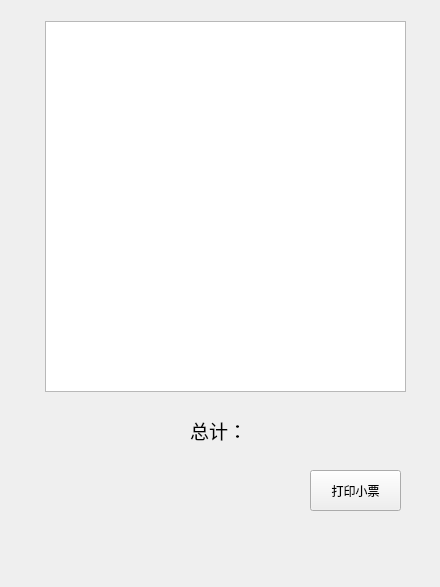
<?xml version="1.0" encoding="UTF-8"?>
<ui version="4.0">
 <class>bill</class>
 <widget class="QMainWindow" name="bill">
  <property name="geometry">
   <rect>
    <x>0</x>
    <y>0</y>
    <width>440</width>
    <height>587</height>
   </rect>
  </property>
  <property name="windowTitle">
   <string>MainWindow</string>
  </property>
  <property name="styleSheet">
   <string notr="true">border-bottom-color: qradialgradient(spread:repeat, cx:0.5, cy:0.5, radius:0.077, fx:0.5, fy:0.5, stop:0 rgba(0, 169, 255, 147), stop:0.497326 rgba(0, 0, 0, 147), stop:1 rgba(0, 169, 255, 147));</string>
  </property>
  <widget class="QWidget" name="centralwidget">
   <widget class="QPushButton" name="return_Btn">
    <property name="geometry">
     <rect>
      <x>310</x>
      <y>470</y>
      <width>91</width>
      <height>41</height>
     </rect>
    </property>
    <property name="text">
     <string>打印小票</string>
    </property>
   </widget>
   <widget class="QListWidget" name="listWidget">
    <property name="geometry">
     <rect>
      <x>45</x>
      <y>21</y>
      <width>361</width>
      <height>371</height>
     </rect>
    </property>
   </widget>
   <widget class="QLabel" name="label">
    <property name="geometry">
     <rect>
      <x>190</x>
      <y>410</y>
      <width>211</width>
      <height>41</height>
     </rect>
    </property>
    <property name="font">
     <font>
      <family>微软雅黑</family>
      <pointsize>14</pointsize>
     </font>
    </property>
    <property name="lineWidth">
     <number>0</number>
    </property>
    <property name="text">
     <string>总计：</string>
    </property>
   </widget>
  </widget>
  <widget class="QMenuBar" name="menubar">
   <property name="geometry">
    <rect>
     <x>0</x>
     <y>0</y>
     <width>440</width>
     <height>26</height>
    </rect>
   </property>
  </widget>
  <widget class="QStatusBar" name="statusbar"/>
 </widget>
 <resources/>
 <connections/>
</ui>
